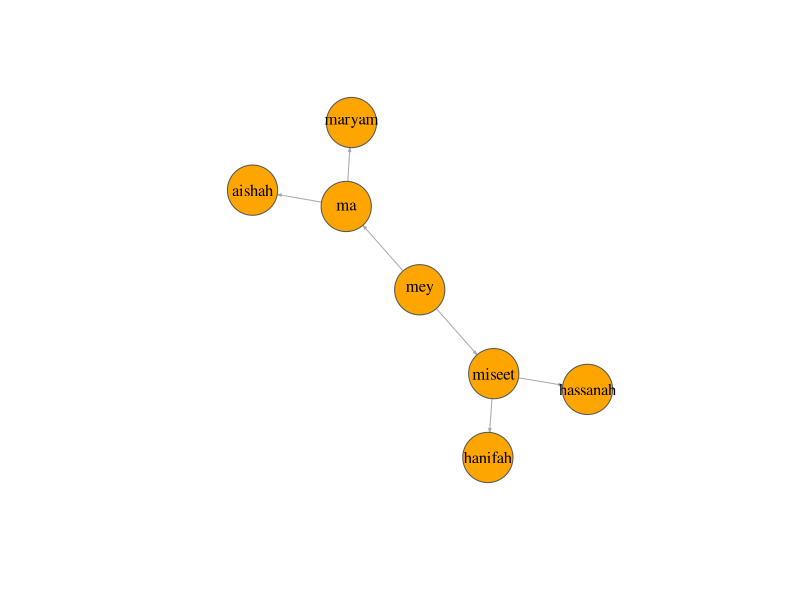
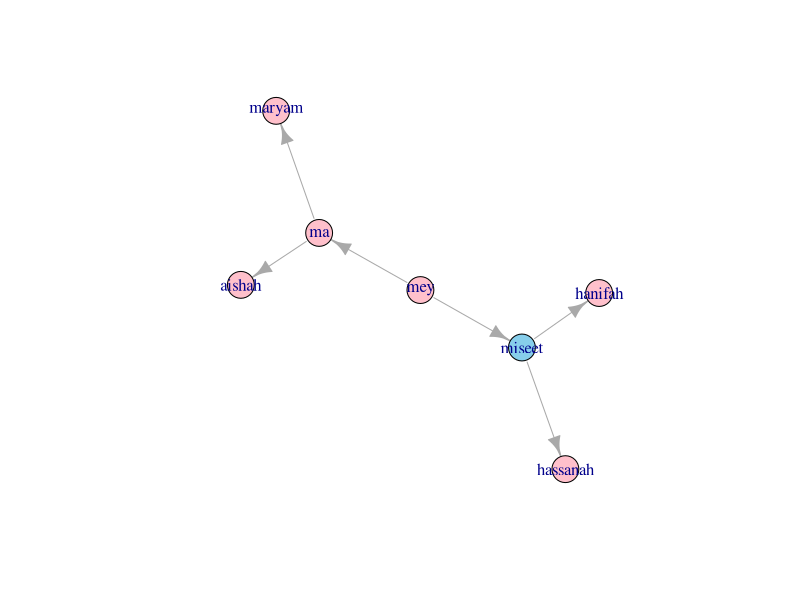

These charts were generated, in order, by the following R code:
#---------------------------------------------------------------------------------------------------------------------------
                                        #family tree test 3 (one dataframe)
library(igraph)

nodes.family <-  data.frame(id=c(   "01", "02", "03",      "04",  "05",     "06",     "07"),
                            name=c( "ma","mey","hassanah","aishah","maryam","hanifah","miseet"),
                            gender.type= c("f","f","f","f", "f","f", "m"))

tbl.relations <- data.frame(from= c("01",    "01",     "02", "07",  "07",   "02"),
                        to=c(       "04",     "05",    "01",  "06", "03",   "07"),
                        stringsAsFactors=FALSE)
#extracts extras in data
extract.extras <- unique(c(tbl.relations$from, tbl.relations$to))

#examines data
head(nodes.family)
head(tbl.relations)

graph <- graph_from_data_frame(d=tbl.relations, vertices=nodes.family, directed=TRUE)
class(graph) #igraph
E(graph)
V(graph)


                                        #plot


plot(graph, edge.arrow.size=.2, edge.curved=0,
     vertex.color="orange",vertex.frame.color="#555555",
     vertex.label=V(graph)$name, vertex.label.color="black",
     vertex.size=30)

                                        #changing color based on gender attribute
V(graph)$gender.type
V(graph)$color = V(graph)$gender.type
V(graph)$color= gsub("f", "pink", V(graph)$color)
V(graph)$color= gsub("m", "skyblue", V(graph)$color)
plot(graph)




